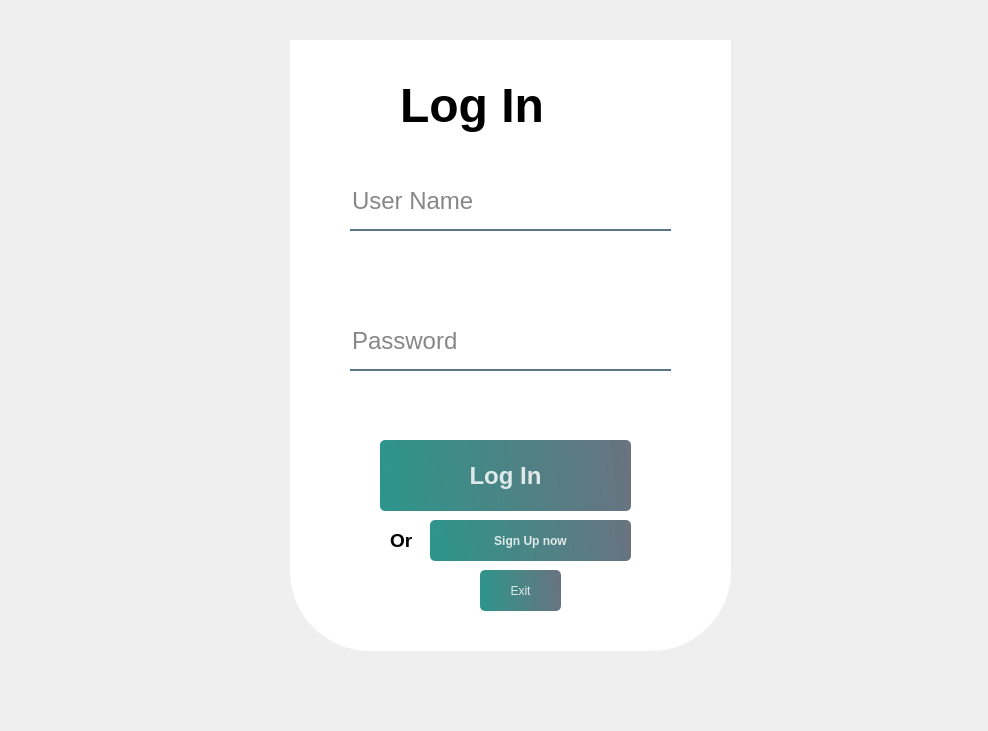
<?xml version="1.0" encoding="UTF-8"?>
<ui version="4.0">
 <class>Form</class>
 <widget class="QWidget" name="Form">
  <property name="geometry">
   <rect>
    <x>0</x>
    <y>0</y>
    <width>988</width>
    <height>731</height>
   </rect>
  </property>
  <property name="windowTitle">
   <string>Form</string>
  </property>
  <widget class="QLabel" name="label">
   <property name="geometry">
    <rect>
     <x>290</x>
     <y>40</y>
     <width>441</width>
     <height>611</height>
    </rect>
   </property>
   <property name="styleSheet">
    <string notr="true">background-color: rgb(255, 255, 255);
border-bottom-left-radius: 80px;
border-bottom-right-radius:80px;</string>
   </property>
   <property name="text">
    <string/>
   </property>
  </widget>
  <widget class="QLabel" name="label_2">
   <property name="geometry">
    <rect>
     <x>400</x>
     <y>60</y>
     <width>221</width>
     <height>91</height>
    </rect>
   </property>
   <property name="font">
    <font>
     <pointsize>36</pointsize>
     <weight>75</weight>
     <bold>true</bold>
    </font>
   </property>
   <property name="text">
    <string>Log In</string>
   </property>
  </widget>
  <widget class="QLineEdit" name="id">
   <property name="geometry">
    <rect>
     <x>350</x>
     <y>180</y>
     <width>321</width>
     <height>51</height>
    </rect>
   </property>
   <property name="font">
    <font>
     <pointsize>18</pointsize>
    </font>
   </property>
   <property name="styleSheet">
    <string notr="true">background-color:rgba(0, 0, 0, 0);
border:none;
border-bottom:2px solid rgba(46,82,101,200);
color:rgba(0,0,0,240);
padding-bottom:7px
</string>
   </property>
   <property name="placeholderText">
    <string>User Name</string>
   </property>
  </widget>
  <widget class="QLineEdit" name="password">
   <property name="geometry">
    <rect>
     <x>350</x>
     <y>320</y>
     <width>321</width>
     <height>51</height>
    </rect>
   </property>
   <property name="font">
    <font>
     <pointsize>18</pointsize>
    </font>
   </property>
   <property name="styleSheet">
    <string notr="true">background-color:rgba(0, 0, 0, 0);
border:none;
border-bottom:2px solid rgba(46,82,101,200);
color:rgba(0,0,0,240);
padding-bottom:7px
</string>
   </property>
   <property name="echoMode">
    <enum>QLineEdit::Password</enum>
   </property>
   <property name="placeholderText">
    <string>Password</string>
   </property>
  </widget>
  <widget class="QPushButton" name="button_login">
   <property name="geometry">
    <rect>
     <x>380</x>
     <y>440</y>
     <width>251</width>
     <height>71</height>
    </rect>
   </property>
   <property name="font">
    <font>
     <pointsize>18</pointsize>
     <weight>75</weight>
     <bold>true</bold>
    </font>
   </property>
   <property name="styleSheet">
    <string notr="true">QPushButton#button_login{
	background-color: qlineargradient(spread:pad, x1:0, y1:0.505682, x2:1, y2:0.477, stop:0 rgba(11, 131, 120, 219), stop:1 rgba(85, 98, 112, 226));
	color:rgba(255, 255, 255, 210);
	border-radius:5px;
}
QPushButton#button_login:hover{
	background-color: qlineargradient(spread:pad, x1:0, y1:0.505682, x2:1, y2:0.477, stop:0 rgba(150, 123, 111, 219), stop:1 rgba(85, 81, 84, 226));
}
QPushButton#button_login:pressed{
	padding-left:5px;
	padding-top:5px;
	background-color:rgba(150, 123, 111, 255);
}</string>
   </property>
   <property name="text">
    <string>Log In</string>
   </property>
  </widget>
  <widget class="QLabel" name="label_3">
   <property name="geometry">
    <rect>
     <x>390</x>
     <y>520</y>
     <width>41</width>
     <height>41</height>
    </rect>
   </property>
   <property name="font">
    <font>
     <pointsize>14</pointsize>
     <weight>75</weight>
     <bold>true</bold>
    </font>
   </property>
   <property name="text">
    <string>Or</string>
   </property>
  </widget>
  <widget class="QPushButton" name="button_signup">
   <property name="geometry">
    <rect>
     <x>430</x>
     <y>520</y>
     <width>201</width>
     <height>41</height>
    </rect>
   </property>
   <property name="font">
    <font>
     <pointsize>9</pointsize>
     <weight>75</weight>
     <bold>true</bold>
    </font>
   </property>
   <property name="styleSheet">
    <string notr="true">QPushButton#button_signup{
	background-color: qlineargradient(spread:pad, x1:0, y1:0.505682, x2:1, y2:0.477, stop:0 rgba(11, 131, 120, 219), stop:1 rgba(85, 98, 112, 226));
	color:rgba(255, 255, 255, 210);
	border-radius:5px;
}
QPushButton#button_signup:hover{
	background-color: qlineargradient(spread:pad, x1:0, y1:0.505682, x2:1, y2:0.477, stop:0 rgba(150, 123, 111, 219), stop:1 rgba(85, 81, 84, 226));
}
QPushButton#button_signup:pressed{
	padding-left:5px;
	padding-top:5px;
	background-color:rgba(150, 123, 111, 255);
}</string>
   </property>
   <property name="text">
    <string>Sign Up now</string>
   </property>
  </widget>
  <widget class="QPushButton" name="button_exit">
   <property name="geometry">
    <rect>
     <x>480</x>
     <y>570</y>
     <width>81</width>
     <height>41</height>
    </rect>
   </property>
   <property name="styleSheet">
    <string notr="true">QPushButton#button_exit{
	background-color: qlineargradient(spread:pad, x1:0, y1:0.505682, x2:1, y2:0.477, stop:0 rgba(11, 131, 120, 219), stop:1 rgba(85, 98, 112, 226));
	color:rgba(255, 255, 255, 210);
	border-radius:5px;
}
QPushButton#button_exit:hover{
	background-color: qlineargradient(spread:pad, x1:0, y1:0.505682, x2:1, y2:0.477, stop:0 rgba(150, 123, 111, 219), stop:1 rgba(85, 81, 84, 226));
}
QPushButton#button_exit:pressed{
	padding-left:5px;
	padding-top:5px;
	background-color:rgba(150, 123, 111, 255);
}{
	background-color: qlineargradient(spread:pad, x1:0, y1:0.505682, x2:1, y2:0.477, stop:0 rgba(11, 131, 120, 219), stop:1 rgba(85, 98, 112, 226));
	color:rgba(255, 255, 255, 210);
	border-radius:5px;
}
QPushButton#button_exit:hover{
	background-color: qlineargradient(spread:pad, x1:0, y1:0.505682, x2:1, y2:0.477, stop:0 rgba(150, 123, 111, 219), stop:1 rgba(85, 81, 84, 226));
}
QPushButton#button_exit:pressed{
	padding-left:5px;
	padding-top:5px;
	background-color:rgba(150, 123, 111, 255);
}</string>
   </property>
   <property name="text">
    <string>Exit</string>
   </property>
  </widget>
 </widget>
 <resources/>
 <connections/>
</ui>
